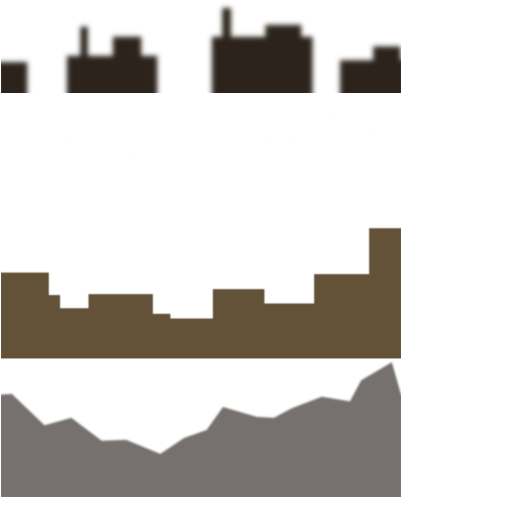
#> input picture core/assets/data/main_atlas.png, 1024 x 1024 px, given in place of l0.png, which was not available (shown at 1/2 size)
$ python holes.py ../../core/assets/data
#> lines starting #> are read from the running program, lines starting #| are printed output that depends on the picture; after the words box and inside, x2 and y2 are one past the last pixel; in counts of white or black regions, pixels touching at a corner belong together; pictures that were not available may be replaced by others from this repository, and a replacement may not be noted
#!/usr/bin/env python3
"""r409: holes in a depth page's far range: the clear pixels of OUT/cut/l0.png under its own first opaque row, column
by column, where the filled sky behind showed through the hills (river's blue patches).

    python3 tools/r409-clouds/holes.py OUT...
"""
import sys

import numpy as np
from PIL import Image

for out in sys.argv[1:]:
    a = np.asarray(Image.open(f"{out}/cut/l0.png").convert("RGBA"))[..., 3] >= 128
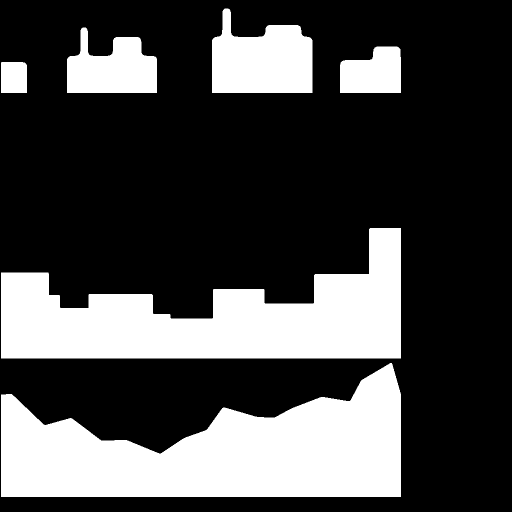
#> a: shape (1024, 1024) bool (shown at 1/2 size); 28.3% white; 6 white regions, box (x1, y1, x2, y2) and area: (2, 726, 802, 994) 130155, (2, 456, 802, 717) 112110, (424, 17, 625, 186) 25233, (134, 55, 314, 186) 16354, (680, 93, 802, 186) 9487, (2, 124, 54, 186) 3204
    under = np.maximum.accumulate(a, axis=0)  # at or under the column's first opaque row
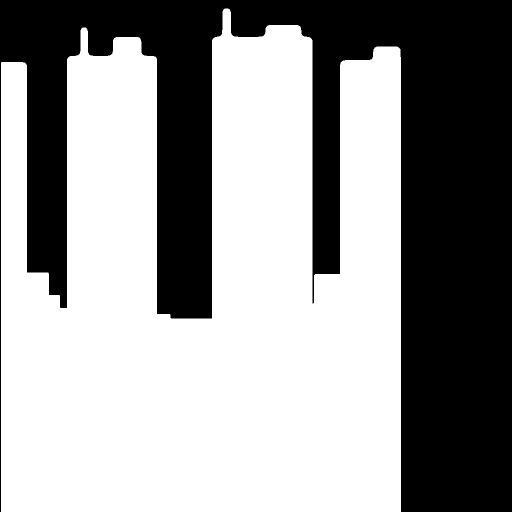
#> under: shape (1024, 1024) bool (shown at 1/2 size); 59.6% white; 1 black region, box (x1, y1, x2, y2) and area: (0, 0, 1024, 1024) 424060
    holes = under & ~a
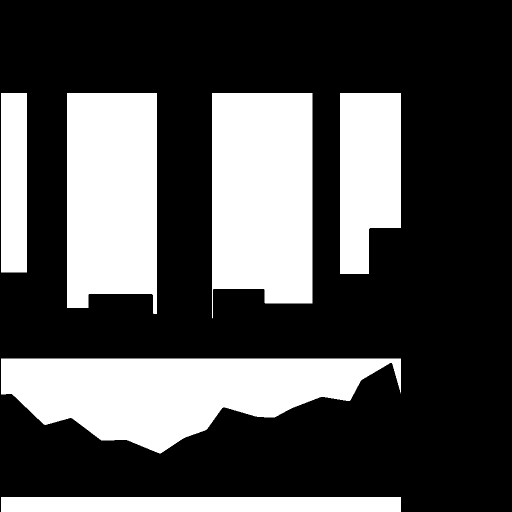
#> holes: shape (1024, 1024) bool (shown at 1/2 size); 31.3% white; 6 white regions, box (x1, y1, x2, y2) and area: (2, 717, 802, 907) 91445, (424, 186, 625, 637) 81694, (134, 186, 314, 628) 73887, (680, 186, 802, 548) 38279, (2, 994, 802, 1024) 24000, (2, 186, 54, 545) 18668
    print(f"{out}: {int(holes.sum())} px clear under the range's top, {int(holes.any(axis=0).sum())} columns")
#| ../../core/assets/data: 327973 px clear under the range's top, 800 columns
